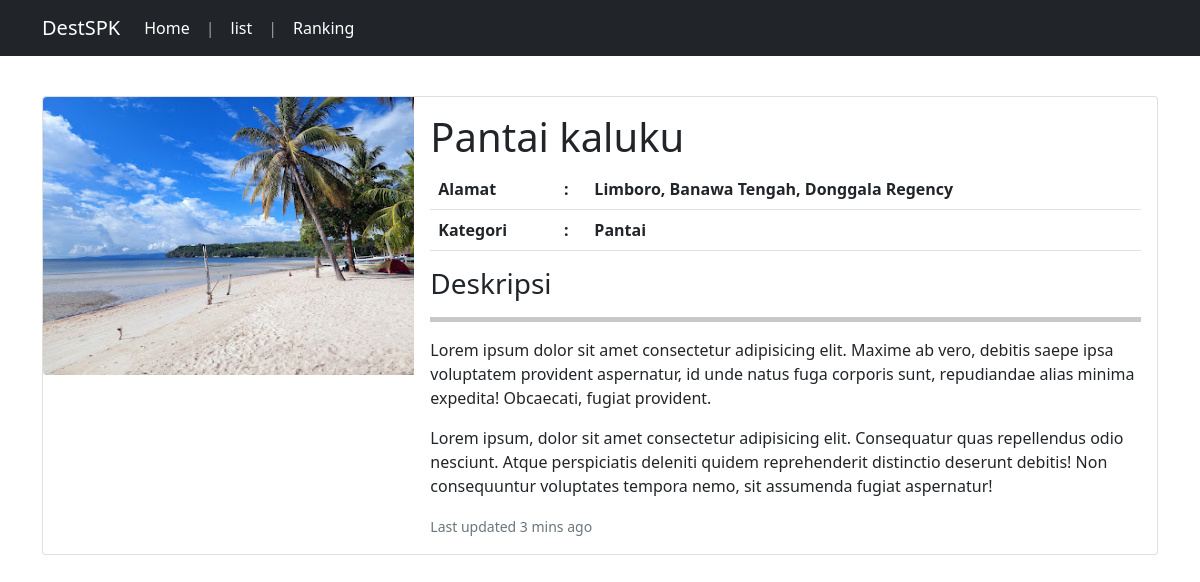
The app's page /user/detail.php?id=6 with its own data.
### tables this page shows
CREATE TABLE `alternative` (
  `id` int(11) NOT NULL,
  `nama_tempat` varchar(100) NOT NULL,
  `alamat` text NOT NULL,
  `kategori` varchar(100) NOT NULL,
  `foto` text NOT NULL
);

### user/detail.php (the view)
<?php include 'header.php' ?>
<?php include '../db_connect.php' ?>
<main class="container mt-5">
    <?php
    $id = $_GET['id'];
    $query = $conn->query("SELECT * FROM alternative WHERE id='$id'");
    $row = $query->fetch_assoc();
    ?>
    <br><br>
    <div class="col-lg-12">
        <div class="card mb-3">
            <div class="row g-0">
                <div class="col-md-4">
                    <img src="../image/<?= $row['foto'] ?>" class="img-fluid rounded-start" alt="..." height="500px">
                </div>
                <div class="col-md-8">
                    <div class="card-body">
                        <h1 class="card-title"><?= $row['nama_tempat'] ?></h1>
                        <table class="table">
                            <thead>
                                <tr>
                                    <th>Alamat</th>
                                    <th>:</th>
                                    <th><?= $row['alamat'] ?></th>
                                </tr>
                                <tr>
                                    <th>Kategori</th>
                                    <th>:</th>
                                    <th><?= $row['kategori'] ?></th>
                                </tr>
                            </thead>
                        </table>
                        <h3 class="card-title">Deskripsi</h3>
                        <hr style="height: 5px;">
                        <p>Lorem ipsum dolor sit amet consectetur adipisicing elit. Maxime ab vero, debitis saepe ipsa voluptatem provident aspernatur, id unde natus fuga corporis sunt, repudiandae alias minima expedita! Obcaecati, fugiat provident.</p>
                        <p>Lorem ipsum, dolor sit amet consectetur adipisicing elit. Consequatur quas repellendus odio nesciunt. Atque perspiciatis deleniti quidem reprehenderit distinctio deserunt debitis! Non consequuntur voluptates tempora nemo, sit assumenda fugiat aspernatur!</p>
                        <p class="card-text"><small class="text-muted">Last updated 3 mins ago</small></p>
                    </div>
                </div>
            </div>
        </div>
    </div>
</main>
<?php include 'footer.php' ?>

### records on screen
alternative: foto (picture), nama_tempat "Pantai kaluku", alamat "Limboro, Banawa Tengah, Donggala Regency", kategori "Pantai"
